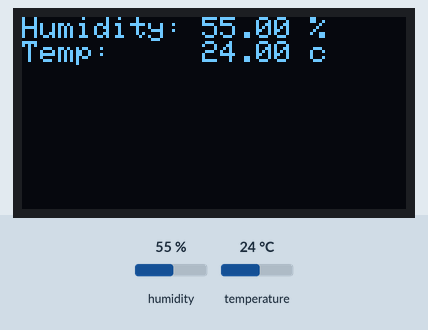
Bench run of a sketch on a simulated ESP8266 (NodeMCU). On the bench: 128×64 one-colour display. Inputs (shaded band) come from the test bench; at power-on: humidity 55 %, temperature 24 °C. What the sketch prints to the serial monitor is not drawn.

Above: at 2.1 s.

The sketch:

esp8266_weatherstation.ino
```cpp
#include <DHT.h>
#include <DHT_U.h>
#include <Adafruit_GFX.h>
#include <Adafruit_SSD1306.h>
//test

// Sensor pinouts
// 0 - 5V
// 1 - signal, Arduino pin D3
// 2 - not used
// 3 - GND


// Display pinouts
// VCC
// GND
// SCL - Arduino pin D1
// SDA - Arduino pin D2

// Temperature bits
    #define DHTPIN D3     // what pin we're connected to
    #define DHTTYPE DHT22   // DHT 22  (AM2302)

    int maxHum = 99;
    int maxTemp = 40;

    float humid;
    float temp;

    DHT dht(DHTPIN, DHTTYPE);

// Display bits

#define OLED_RESET 0  // GPIO0
Adafruit_SSD1306 OLED(OLED_RESET);


    void setup() {
      Serial.begin(115200);
      //Temperature bits
      dht.begin();

      //Display bits
      OLED.begin();
      OLED.clearDisplay();

      //Add stuff into the 'display buffer'
      OLED.setTextWrap(false);
      OLED.setTextSize(1);
      OLED.setTextColor(WHITE);
      OLED.setCursor(0,0);
      OLED.println("Initializing...");

      OLED.display(); //output 'display buffer' to screen
      //OLED.startscrollleft(0x00, 0x0F); //make display scroll


    }

    void loop() {
      // Wait a few seconds between loops
      delay(2000);


     determineTemperature();
     updateSerial();
     updateDisplay();
    }

    void determineTemperature()
    {
      // Reading temperature or humidity takes about 250 milliseconds!
      // Sensor readings may also be up to 2 seconds 'old' (its a very slow sensor)
      humid = dht.readHumidity();
      // Read temperature as Celsius
      temp = dht.readTemperature();
    }

    void updateDisplay()
    {
      OLED.clearDisplay();
      OLED.setCursor(0,0);
      OLED.print("Humidity: ");
      OLED.print(humid);
      OLED.println(" %");
      OLED.print("Temp:     ");
      OLED.print(temp);
      OLED.println(" c");
      OLED.display();
      updateDisplay();
    }

    void updateSerial()
    {
      Serial.print("Humidity: ");
      Serial.print(humid);
      Serial.print(" %\t");
      Serial.print("Temperature: ");
      Serial.print(temp);
      Serial.println(" *C ");
    }
```
